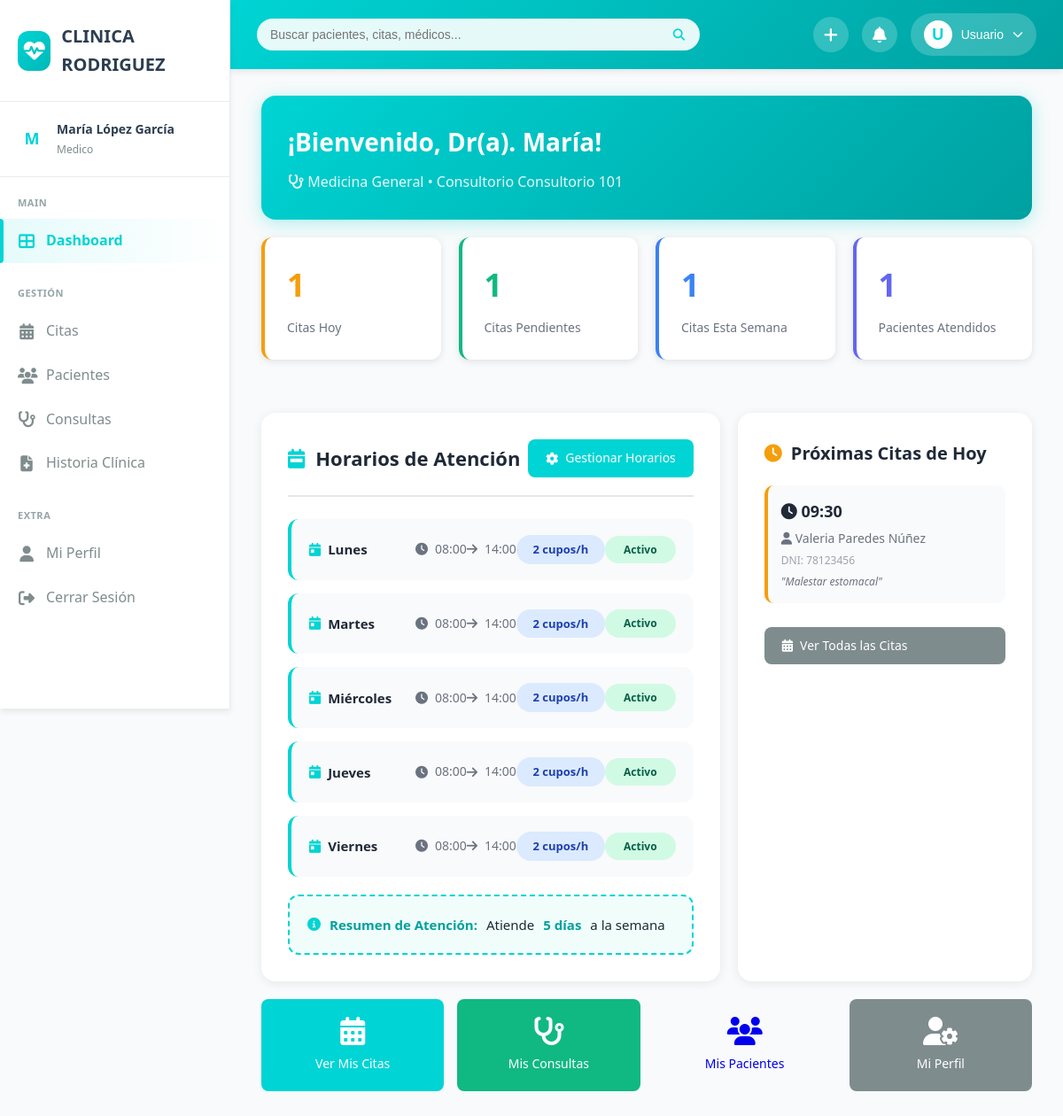
/dashboard.php (signed in), run on the app's committed database.
### tables this page shows
CREATE TABLE `medicos` (
  `id` int(11) NOT NULL,
  `usuario_id` int(11) NOT NULL,
  `especialidad_id` int(11) NOT NULL,
  `numero_colegiatura` varchar(50) NOT NULL,
  `consultorio` varchar(50) DEFAULT NULL,
  `duracion_consulta` int(11) DEFAULT 30 COMMENT 'Duración en minutos',
  `estado` enum('activo','inactivo') DEFAULT 'activo'
);

CREATE TABLE `especialidades` (
  `id` int(11) NOT NULL,
  `nombre` varchar(100) NOT NULL,
  `descripcion` text DEFAULT NULL,
  `estado` enum('activo','inactivo') DEFAULT 'activo',
  `fecha_creacion` timestamp NOT NULL DEFAULT current_timestamp()
);

CREATE TABLE `horarios_medicos` (
  `id` int(11) NOT NULL,
  `medico_id` int(11) NOT NULL,
  `dia_semana` enum('lunes','martes','miercoles','jueves','viernes','sabado','domingo') NOT NULL,
  `hora_inicio` time NOT NULL,
  `hora_fin` time NOT NULL,
  `cupos_por_hora` int(11) DEFAULT 2,
  `estado` enum('activo','inactivo') DEFAULT 'activo'
);

CREATE TABLE `citas` (
  `id` int(11) NOT NULL,
  `paciente_id` int(11) NOT NULL,
  `medico_id` int(11) NOT NULL,
  `fecha` date NOT NULL,
  `hora` time NOT NULL,
  `tipo_cita` enum('consulta','control','emergencia','otro') DEFAULT 'consulta',
  `estado` enum('programada','confirmada','en_atencion','atendida','cancelada','ausente') DEFAULT 'programada',
  `recordatorio_enviado` tinyint(1) DEFAULT 0,
  `motivo_consulta` text DEFAULT NULL,
  `observaciones` text DEFAULT NULL,
  `hora_llegada` datetime DEFAULT NULL,
  `hora_atencion` datetime DEFAULT NULL,
  `hora_finalizacion` datetime DEFAULT NULL,
  `usuario_registro_id` int(11) DEFAULT NULL,
  `fecha_registro` timestamp NOT NULL DEFAULT current_timestamp(),
  `fecha_modificacion` timestamp NOT NULL DEFAULT current_timestamp() ON UPDATE current_timestamp()
);

CREATE TABLE `pacientes` (
  `id` int(11) NOT NULL,
  `dni` varchar(20) NOT NULL,
  `nombre` varchar(100) NOT NULL,
  `apellido` varchar(100) NOT NULL,
  `fecha_nacimiento` date NOT NULL,
  `sexo` enum('M','F') NOT NULL,
  `telefono` varchar(20) DEFAULT NULL,
  `email` varchar(100) DEFAULT NULL,
  `direccion` text DEFAULT NULL,
  `seguro_id` int(11) DEFAULT NULL,
  `numero_poliza` varchar(50) DEFAULT NULL,
  `estado` enum('activo','inactivo') DEFAULT 'activo',
  `fecha_registro` timestamp NOT NULL DEFAULT current_timestamp()
);

### includes/functions.php (called while the page is built, shortened)
<?php
function getUserRole() {
    return $_SESSION['rol'] ?? null;
}
function getUserName() {
    return $_SESSION['nombre'] ?? 'Usuario';
}
function esMedico() {
    return getUserRole() === 'medico';
}
?>

### public/dashboard-medico.php (the view, shortened to what this page needs)
<!DOCTYPE html>
<html lang="es">
<head>
    <link rel="stylesheet" href="css/styles.css">
    <link rel="stylesheet" href="https://cdnjs.cloudflare.com/ajax/libs/font-awesome/6.4.0/css/all.min.css">
</head>
<body>
    <div class="main-wrapper">
        <?php include '../includes/sidebar.php'; ?>
        <div class="main-content">
            <?php include '../includes/header.php'; ?>
            <div class="dashboard-content">
                <div class="dashboard-medico">
                    <div class="bienvenida-card">
                        <h2>¡Bienvenido, Dr(a). <?php echo htmlspecialchars($user_name); ?>!</h2>
                        <p>
                            <i class="fas fa-stethoscope"></i>
                            <?php echo htmlspecialchars($medico['especialidad_nombre']); ?> •
                            Consultorio <?php echo htmlspecialchars($medico['consultorio']); ?>
                        </p>
                    </div>
                    <div class="stats-grid-medico">
                        <div class="stat-card-medico" style="border-left-color: #F59E0B;">
                            <div class="numero" style="color: #F59E0B;"><?php echo $citas_hoy; ?></div>
                            <div class="label">Citas Hoy</div>
                        </div>
                        <div class="stat-card-medico" style="border-left-color: #10B981;">
                            <div class="numero" style="color: #10B981;"><?php echo $citas_pendientes; ?></div>
                            <div class="label">Citas Pendientes</div>
                        </div>
                        <div class="stat-card-medico" style="border-left-color: #3B82F6;">
                            <div class="numero" style="color: #3B82F6;"><?php echo $citas_semana; ?></div>
                            <div class="label">Citas Esta Semana</div>
                        </div>
                        <div class="stat-card-medico" style="border-left-color: #6366F1;">
                            <div class="numero" style="color: #6366F1;"><?php echo $total_pacientes; ?></div>
                            <div class="label">Pacientes Atendidos</div>
                        </div>
                    </div>
                    <div class="dos-columnas">
                        <div class="horarios-container">
                            <div class="horarios-header">
                                <h3>
                                    <i class="fas fa-calendar-week" style="color: #00D4D4;"></i>
                                    Horarios de Atención
                                </h3>
                                <a href="gestionar-horarios.php?medico_id=<?php echo $medico_id; ?>" class="btn btn-primary">
                                    <i class="fas fa-cog"></i> Gestionar Horarios
                                </a>
                            </div>
                            <?php if (count($horarios) > 0): ?>
                            <div class="horarios-grid">
                                <?php
                                $dias_map = [
                                    'lunes' => 'Lunes',
                                    'martes' => 'Martes',
                                    'miercoles' => 'Miércoles',
                                    'jueves' => 'Jueves',
                                    'viernes' => 'Viernes',
                                    'sabado' => 'Sábado',
                                    'domingo' => 'Domingo'
                                ];
                                foreach ($horarios as $horario):
                                    $dia_mostrar = $dias_map[$horario['dia_semana']] ?? ucfirst($horario['dia_semana']);
                                ?>
                                <div class="horario-item <?php echo $horario['estado'] === 'inactivo' ? 'inactivo' : ''; ?>">
                                    <div class="dia-nombre">
                                        <i class="fas fa-calendar-day" style="color: #00D4D4;"></i>
                                        <?php echo $dia_mostrar; ?>
                                    </div>
                                    <div class="horario-tiempo">
                                        <i class="fas fa-clock"></i>
                                        <?php echo substr($horario['hora_inicio'], 0, 5); ?>
                                    </div>
                                    <div class="horario-tiempo">
                                        <i class="fas fa-arrow-right"></i>
                                        <?php echo substr($horario['hora_fin'], 0, 5); ?>
                                    </div>
                                    <div class="cupos-badge">
                                        <?php echo $horario['cupos_por_hora']; ?> cupos/h
                                    </div>
                                    <div class="estado-badge <?php echo $horario['estado']; ?>">
                                        <?php echo ucfirst($horario['estado']); ?>
                                    </div>
                                </div>
                                <?php endforeach; ?>
                            </div>
                            <div class="resumen-atencion">
                                <p>
                                    <i class="fas fa-info-circle" style="color: #00D4D4;"></i>
                                    <strong>Resumen de Atención:</strong>
                                    Atiende <strong><?php echo $dias_atiende; ?> días</strong> a la semana
                                </p>
                            </div>
                            <?php endif; ?>
                        </div>
                        <div class="proximas-citas-card">
                            <h3 style="margin: 0 0 20px 0; font-size: 20px; color: #1F2937; display: flex; align-items: center; gap: 10px;">
                                <i class="fas fa-clock" style="color: #F59E0B;"></i>
                                Próximas Citas de Hoy
                            </h3>
                            <?php if (count($proximas_citas) > 0): ?>
                                <?php foreach ($proximas_citas as $cita): ?>
                                <div class="cita-item-dashboard <?php echo $cita['estado']; ?>" onclick="window.location.href='detalle-cita.php?id=<?php echo $cita['id']; ?>'">
                                    <div class="cita-hora">
                                        <i class="fas fa-clock"></i>
                                        <?php echo substr($cita['hora'], 0, 5); ?>
                                    </div>
                                    <div class="cita-paciente">
                                        <i class="fas fa-user"></i>
                                        <?php echo htmlspecialchars($cita['paciente_nombre']); ?>
                                    </div>
                                    <div style="font-size: 12px; color: #9CA3AF;">
                                        DNI: <?php echo $cita['paciente_dni']; ?>
                                    </div>
                                    <?php if (isset($cita['motivo_consulta']) && $cita['motivo_consulta']): ?>
                                    <div style="font-size: 12px; color: #6B7280; margin-top: 5px; font-style: italic;">
                                        "<?php echo htmlspecialchars(substr($cita['motivo_consulta'], 0, 40)) . (strlen($cita['motivo_consulta']) > 40 ? '...' : ''); ?>"
                                    </div>
                                    <?php endif; ?>
                                </div>
                                <?php endforeach; ?>
                                <a href="mis-citas.php" class="btn btn-secondary" style="width: 100%; margin-top: 15px;">
                                    <i class="fas fa-calendar-alt"></i> Ver Todas las Citas
                                </a>
                            <?php endif; ?>
                        </div>
                    </div>
                    <div style="display: grid; grid-template-columns: repeat(auto-fit, minmax(200px, 1fr)); gap: 15px;">
                        <a href="mis-citas.php" class="btn btn-primary" style="padding: 20px; display: flex; flex-direction: column; align-items: center; gap: 10px;">
                            <i class="fas fa-calendar-alt" style="font-size: 32px;"></i>
                            <span>Ver Mis Citas</span>
                        </a>
                        <a href="consultas.php" class="btn btn-success" style="padding: 20px; display: flex; flex-direction: column; align-items: center; gap: 10px;">
                            <i class="fas fa-stethoscope" style="font-size: 32px;"></i>
                            <span>Mis Consultas</span>
                        </a>
                        <a href="pacientes.php" class="btn btn-info" style="padding: 20px; display: flex; flex-direction: column; align-items: center; gap: 10px;">
                            <i class="fas fa-users" style="font-size: 32px;"></i>
                            <span>Mis Pacientes</span>
                        </a>
                        <a href="perfil.php" class="btn btn-secondary" style="padding: 20px; display: flex; flex-direction: column; align-items: center; gap: 10px;">
                            <i class="fas fa-user-cog" style="font-size: 32px;"></i>
                            <span>Mi Perfil</span>
                        </a>
                    </div>
                </div>
            </div>
        </div>
    </div>
</body>
</html>

### public/css/styles.css (style rules this page uses)
:root { --primary-color: #00D4D4; --primary-dark: #00B8B8; --primary-light: #4DE0E0; --secondary-color: #00A8A8; --accent-color: #FFB800; --background-main: #F8FAFB; --background-card: #FFFFFF; --background-sidebar: #FFFFFF; --text-primary: #2C3E50; --text-secondary: #7F8C8D; --text-light: #95A5A6; --text-white: #FFFFFF; --border-color: #E8ECF0; --shadow-sm: 0 1px 3px rgba(0, 0, 0, 0.05); --shadow-md: 0 4px 6px rgba(0, 0, 0, 0.07); --shadow-lg: 0 10px 25px rgba(0, 0, 0, 0.1); --shadow-xl: 0 20px 40px rgba(0, 0, 0, 0.15); --radius-sm: 8px; --radius-md: 12px; --radius-lg: 16px; --transition: all 0.3s cubic-bezier(0.4, 0, 0.2, 1); }
* { margin: 0; padding: 0; box-sizing: border-box; }
body { font-family: 'Segoe UI', Tahoma, Geneva, Verdana, sans-serif; background-color: var(--background-main); color: var(--text-primary); line-height: 1.6; overflow-x: hidden; }
.main-wrapper { display: flex; min-height: 100vh; }
.main-content { flex: 1; margin-left: 260px; transition: var(--transition); }
.dashboard-content { padding: 30px 35px; }
.btn { padding: 10px 20px; border: none; border-radius: var(--radius-sm); font-size: 14px; font-weight: 500; cursor: pointer; transition: var(--transition); display: inline-flex; align-items: center; gap: 8px; text-decoration: none; }
.btn-primary { background: var(--primary-color); color: white; }
.btn-secondary { background: var(--text-secondary); color: white; }
.btn-success { background: #10B981; color: white; }

### public/dashboard-medico.php (style rules this page uses)
.dashboard-medico { display: grid; gap: 20px; }
.bienvenida-card { background: linear-gradient(135deg, #00D4D4 0%, #00A0A0 100%); color: white; padding: 30px; border-radius: 16px; box-shadow: 0 4px 20px rgba(0, 212, 212, 0.3); }
.bienvenida-card h2 { margin: 0 0 10px 0; font-size: 28px; }
.bienvenida-card p { margin: 0; opacity: 0.9; font-size: 16px; }
.stats-grid-medico { display: grid; grid-template-columns: repeat(auto-fit, minmax(200px, 1fr)); gap: 20px; margin-bottom: 20px; }
.stat-card-medico { background: white; padding: 25px; border-radius: 12px; box-shadow: 0 2px 8px rgba(0,0,0,0.1); border-left: 4px solid; transition: transform 0.2s; }
.stat-card-medico .numero { font-size: 36px; font-weight: bold; margin-bottom: 8px; }
.stat-card-medico .label { color: #6B7280; font-size: 14px; }
.horarios-container { background: white; border-radius: 16px; padding: 30px; box-shadow: 0 2px 12px rgba(0,0,0,0.08); }
.horarios-header { display: flex; justify-content: space-between; align-items: center; margin-bottom: 25px; padding-bottom: 20px; border-bottom: 2px solid #E5E7EB; }
.horarios-header h3 { margin: 0; font-size: 22px; color: #1F2937; display: flex; align-items: center; gap: 12px; }
.horarios-grid { display: grid; gap: 15px; }
.horario-item { display: grid; grid-template-columns: 120px 1fr 1fr 100px 80px; align-items: center; padding: 18px 20px; background: #F9FAFB; border-radius: 12px; border-left: 4px solid #00D4D4; transition: all 0.3s; }
.dia-nombre { font-weight: 600; font-size: 15px; color: #1F2937; display: flex; align-items: center; gap: 8px; }
.horario-tiempo { display: flex; align-items: center; gap: 8px; color: #6B7280; font-size: 14px; }
.cupos-badge { background: #DBEAFE; color: #1E40AF; padding: 6px 12px; border-radius: 20px; font-size: 13px; font-weight: 600; text-align: center; }
.estado-badge { padding: 6px 12px; border-radius: 20px; font-size: 12px; font-weight: 600; text-align: center; }
.estado-badge.activo { background: #D1FAE5; color: #065F46; }
.resumen-atencion { background: #F0FDFA; padding: 20px; border-radius: 12px; border: 2px dashed #00D4D4; margin-top: 20px; }
.resumen-atencion p { margin: 0; color: #1F2937; font-size: 15px; display: flex; align-items: center; gap: 10px; }
.resumen-atencion strong { color: #00A0A0; }
.proximas-citas-card { background: white; border-radius: 16px; padding: 30px; box-shadow: 0 2px 12px rgba(0,0,0,0.08); }
.cita-item-dashboard { padding: 15px; background: #F9FAFB; border-radius: 10px; margin-bottom: 12px; border-left: 4px solid #F59E0B; transition: all 0.2s; cursor: pointer; }
.cita-hora { font-size: 18px; font-weight: 700; color: #1F2937; margin-bottom: 5px; }
.cita-paciente { font-size: 14px; color: #6B7280; margin-bottom: 3px; }
.dos-columnas { display: grid; grid-template-columns: 1.5fr 1fr; gap: 20px; margin-top: 20px; }

### data on the page
medicos: especialidad.nombre "Medicina General", consultorio "Consultorio 101"
horarios_medicos: dia_semana "Lunes", hora_inicio "08:00", hora_fin "14:00", cupos_por_hora "2", estado "Activo"
horarios_medicos: dia_semana "Martes", hora_inicio "08:00", hora_fin "14:00", cupos_por_hora "2", estado "Activo"
horarios_medicos: dia_semana "Miércoles", hora_inicio "08:00", hora_fin "14:00", cupos_por_hora "2", estado "Activo"
horarios_medicos: dia_semana "Jueves", hora_inicio "08:00", hora_fin "14:00", cupos_por_hora "2", estado "Activo"
horarios_medicos: dia_semana "Viernes", hora_inicio "08:00", hora_fin "14:00", cupos_por_hora "2", estado "Activo"
citas: hora "09:30", paciente_nombre "Valeria Paredes Núñez", paciente.dni "78123456", motivo_consulta "Malestar estomacal"

### other printed values
substr($user_name, 0, 1) "M"
$user_name . ' ' . $user_apellido "María López García"
$user_role "Medico"
substr($nombre, 0, 1) "U"
explode(' ', $nombre)[0] "Usuario"
$user_name "María"
$citas_hoy "1"
$citas_pendientes "1"
$citas_semana "1"
$total_pacientes "1"
$dias_atiende "5"
